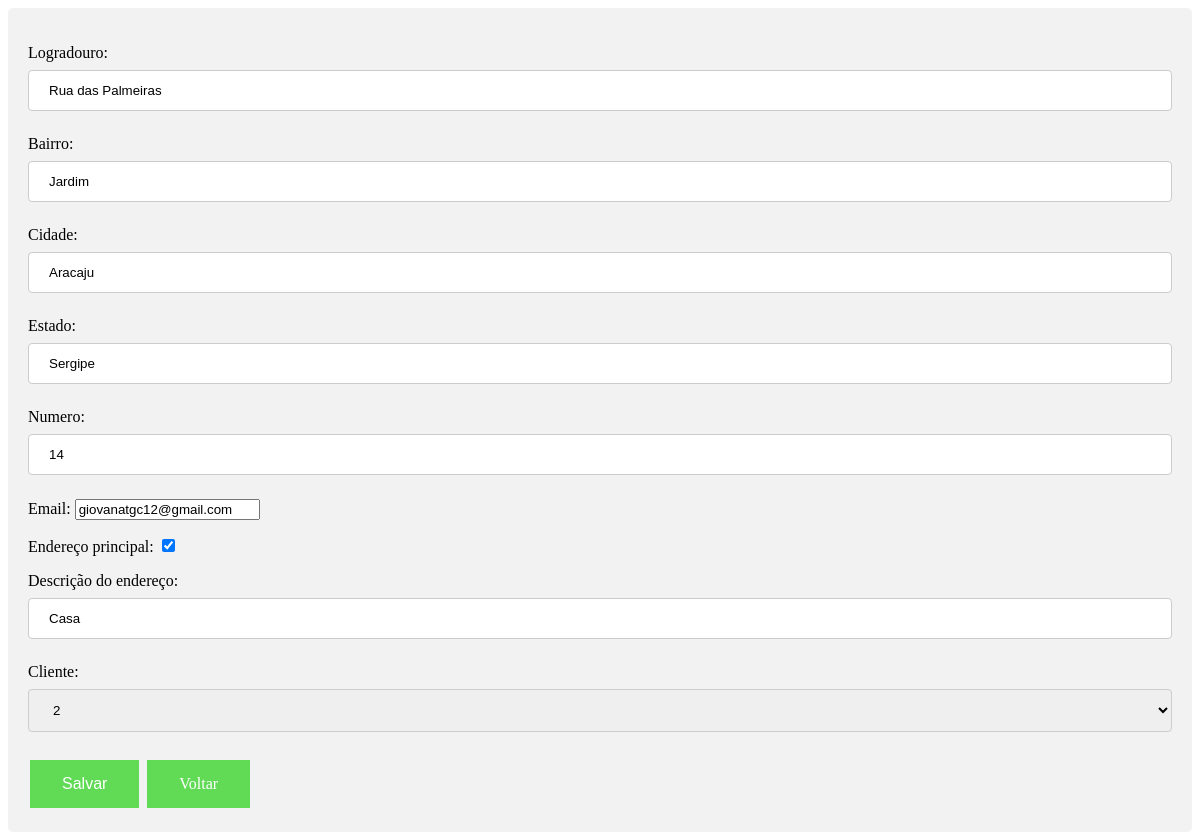
Page /updateAddress/3/ on the earlier database version.
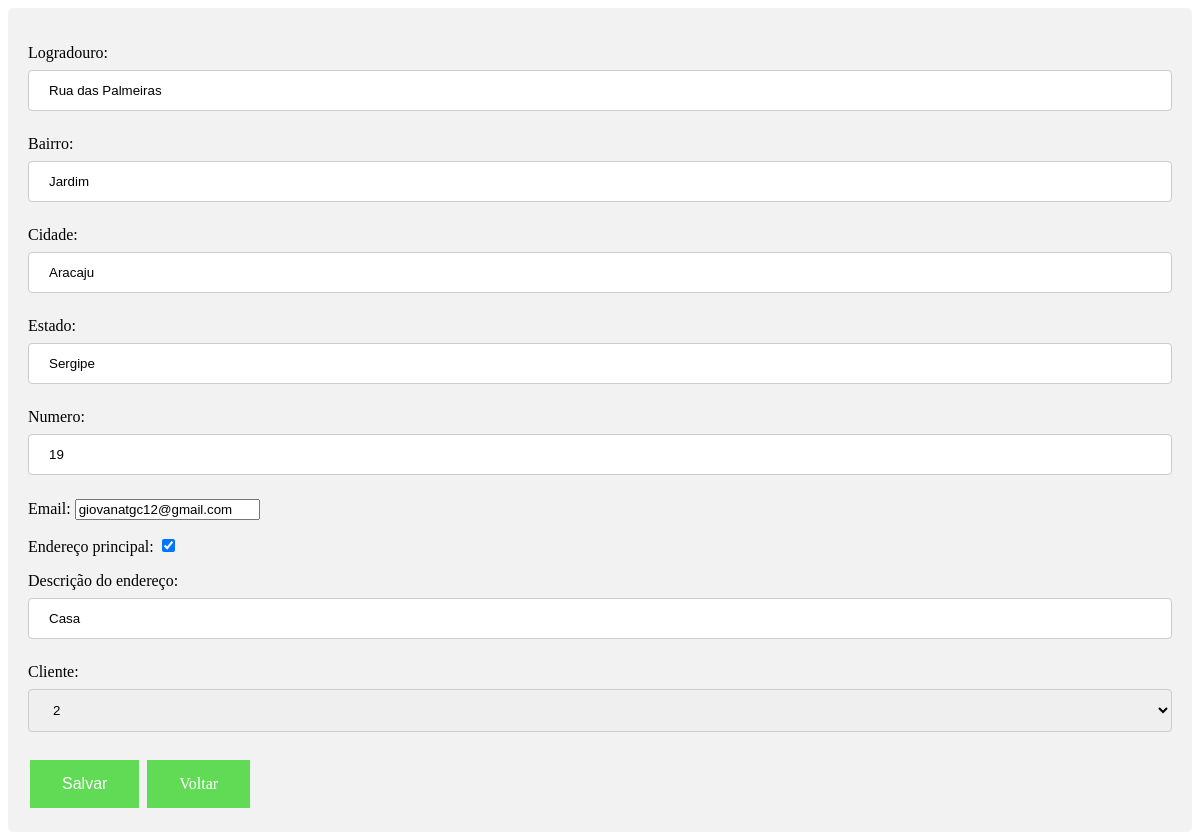
Same page on the later database version.
### cadastros/models.py (models this page shows, shortened)
class Endereco(models.Model):
    logradouro = models.CharField("logradouro", max_length=500)
    bairro = models.CharField("bairro", max_length= 100)
    cidade = models.CharField("cidade", max_length=100)
    estado = models.CharField("estado", max_length=100)
    numero = models.CharField("numero", max_length=100)
    email = models.EmailField("email")
    descricao = models.CharField("descrição do endereço", max_length=50)
    begin_date= models.DateTimeField(auto_now_add=True)
    active = models.BooleanField(default=True)#para verificar se endereço está ativo
    endereco_principal = models.BooleanField("Endereço principal", default=False)
    cliente = models.ForeignKey(Cliente,on_delete=models.CASCADE,related_name='endereco_cliente',verbose_name='Cliente')
    class Meta:
        db_table= 'endereco'
        verbose_name= "Endereço"
        verbose_name_plural= "Endereços"

### cadastros/views.py (the view, shortened to what this page needs)
# urls.py: path('updateAddress/<int:pk>/',EnderecoUpdate.as_view(), name = 'endereco_update'),
class EnderecoUpdate(UpdateView):
    model = Endereco
    fields = ['logradouro','bairro','cidade','estado','numero','email','endereco_principal','descricao','cliente']

### cadastros/models.py (called while the page is built)
    def __str__(self):
        return str(self.id)

### cadastros/templates/cadastros/endereco_form.html (shortened to what this page needs)
<!DOCTYPE html>
<html lang="en">
<head>
</head>
<body>
    <div>
        <form method="POST">
            {{form.as_p}}
            <button class="button">Salvar</button>
            <a class="button" href="/cadastros/" target="_blank">Voltar</a>
        </form>
    </div>
</body>
</html>

Differences in the rows shown:
changed Endereco "Rua das Palmeiras": numero "14" → "19"
